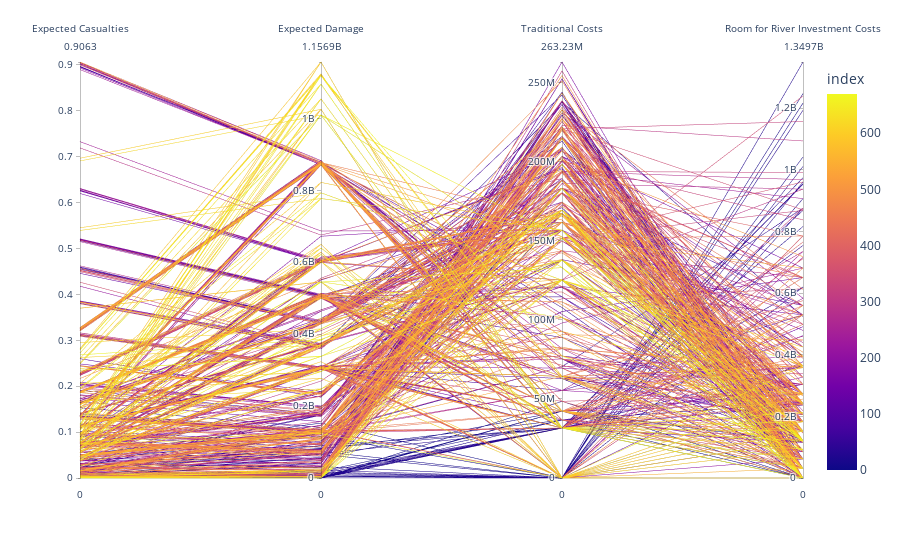

Notebook cell for this chart:
### Code cell
fig = px.parallel_coordinates(ms_results_agg, dimensions=["Expected Casualties","Expected Damage", "Traditional Costs", "Room for River Investment Costs"], color = ms_results_agg.index)
fig.update_layout(showlegend=False)
fig.show()

### Figure 1 — Plotly figure (JSON) as saved in the notebook; plotly's stock layout.template omitted (floating-point values rounded to 4 significant figures; data arrays with more than 128 entries replaced by an {"elided": "..."} marker saying what was removed)
{"data": [{"dimensions": [{"label": "Expected Casualties", "values": {"elided": "671 float values"}}, {"label": "Expected Damage", "values": {"elided": "671 float values"}}, {"label": "Traditional Costs", "values": {"elided": "671 float values"}}, {"label": "Room for River Investment Costs", "values": {"elided": "671 float values"}}], "domain": {"x": [0, 1], "y": [0, 1]}, "line": {"color": {"elided": "671 int values"}, "coloraxis": "coloraxis"}, "name": "", "type": "parcoords"}], "layout": {"coloraxis": {"colorbar": {"title": {"text": "index"}}, "colorscale": [[0, "#0d0887"], [0.1111, "#46039f"], [0.2222, "#7201a8"], [0.3333, "#9c179e"], [0.4444, "#bd3786"], [0.5556, "#d8576b"], [0.6667, "#ed7953"], [0.7778, "#fb9f3a"], [0.8889, "#fdca26"], [1, "#f0f921"]]}, "legend": {"tracegroupgap": 0}, "margin": {"t": 60}, "showlegend": false}}
